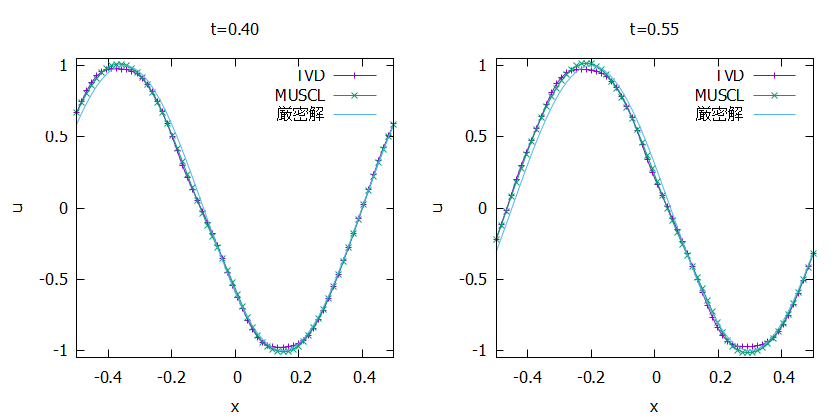

Here is the gnuplot script that generated this plot:
reset
set terminal pngcairo size 840, 420
set out "01.png"

set multiplot layout 1, 2

set title "t=0.40"
set xlabel "x"
set ylabel "u"
set xrange [-0.5:0.5]
set yrange [-1.05:1.05]
plot "out_limiter_40.data" w lp title "TVD", \
"out_2nd_40.data" w lp title "MUSCL", \
"out_as_40.data" w l title "厳密解"

set title "t=0.55"
set xlabel "x"
set ylabel "u"
set xrange [-0.5:0.5]
set yrange [-1.05:1.05]
plot "out_limiter_55.data" w lp title "TVD", \
"out_2nd_55.data" w lp title "MUSCL", \
"out_as_55.data" w l title "厳密解"

unset multiplot
set out
set terminal wxt enhanced
reset
